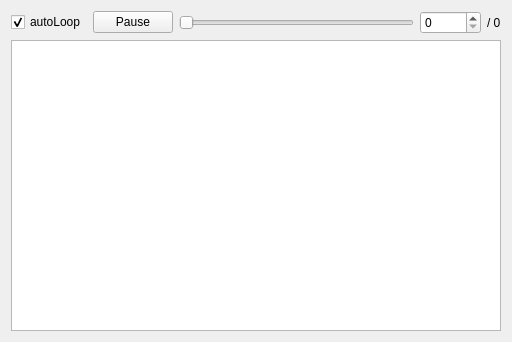
<?xml version="1.0" encoding="UTF-8"?>
<ui version="4.0">
 <class>FormWidgetLoader</class>
 <widget class="QWidget" name="FormWidgetLoader">
  <property name="geometry">
   <rect>
    <x>0</x>
    <y>0</y>
    <width>512</width>
    <height>342</height>
   </rect>
  </property>
  <property name="windowTitle">
   <string>Form</string>
  </property>
  <layout class="QVBoxLayout" name="verticalLayout">
   <item>
    <layout class="QHBoxLayout" name="horizontalLayout">
     <item>
      <widget class="QCheckBox" name="checkBox_autoLoop">
       <property name="text">
        <string>autoLoop</string>
       </property>
       <property name="checked">
        <bool>true</bool>
       </property>
      </widget>
     </item>
     <item>
      <widget class="QPushButton" name="pushButton_playPause">
       <property name="text">
        <string>Pause</string>
       </property>
      </widget>
     </item>
     <item>
      <widget class="QSlider" name="horizontalSlider_iAcq">
       <property name="orientation">
        <enum>Qt::Horizontal</enum>
       </property>
      </widget>
     </item>
     <item>
      <widget class="QSpinBox" name="spinBox_iAcq">
       <property name="maximum">
        <number>10000</number>
       </property>
      </widget>
     </item>
     <item>
      <widget class="QLabel" name="label_nAcq">
       <property name="text">
        <string>/ 0</string>
       </property>
      </widget>
     </item>
    </layout>
   </item>
   <item>
    <widget class="TreeViewStream" name="treeView_record">
     <property name="enabled">
      <bool>true</bool>
     </property>
     <property name="sizePolicy">
      <sizepolicy hsizetype="Preferred" vsizetype="Expanding">
       <horstretch>0</horstretch>
       <verstretch>0</verstretch>
      </sizepolicy>
     </property>
    </widget>
   </item>
  </layout>
 </widget>
 <customwidgets>
  <customwidget>
   <class>TreeViewStream</class>
   <extends>QTreeView</extends>
   <header location="global">TreeViewStream.h</header>
  </customwidget>
 </customwidgets>
 <resources/>
 <connections/>
</ui>
